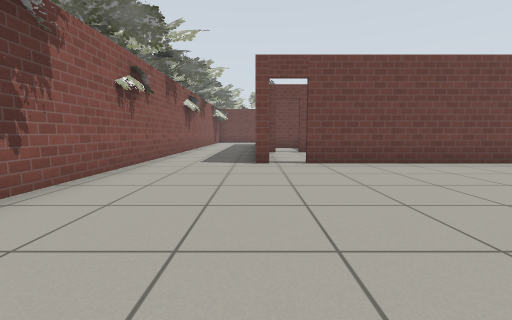
view 1 (above)

17 first-person views from a walk through a world built for the Gazebo simulator. The camera is 0.72 m above the floor, tilts 6° down and sees 90° across. The floor is counted in squares, 1 m on a side. Each view is taken from the middle of a square. On the plan, view 1 faces up. The plan holds only what a view shows up to about 9 squares ahead; the rest is blank. The robots in the file are not drawn. Simple patterns stand in for the simulator's built-in surfaces. Simple shapes stand in for some stock models.

view 2
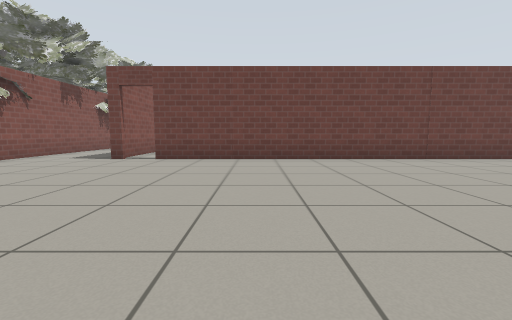

view 3
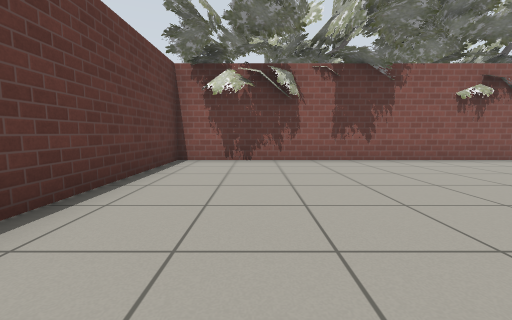

view 4
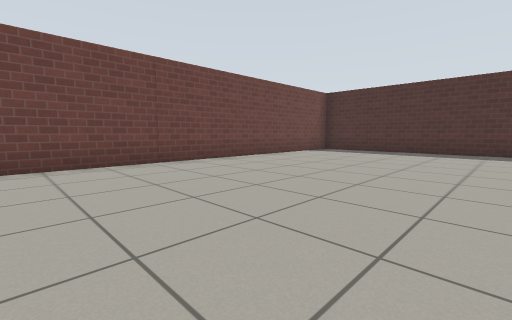

view 5
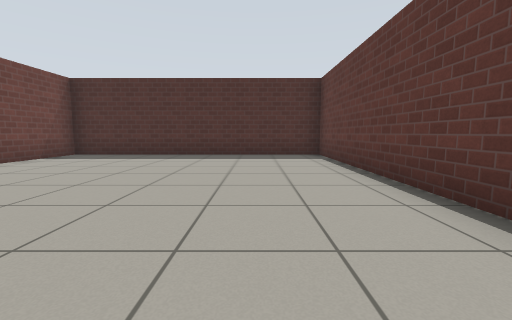

view 6
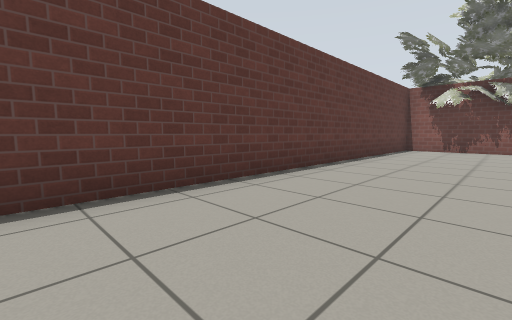

view 7
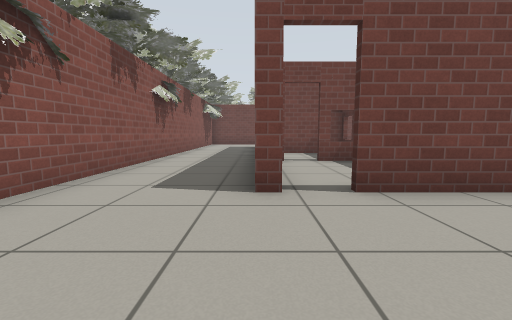

view 8
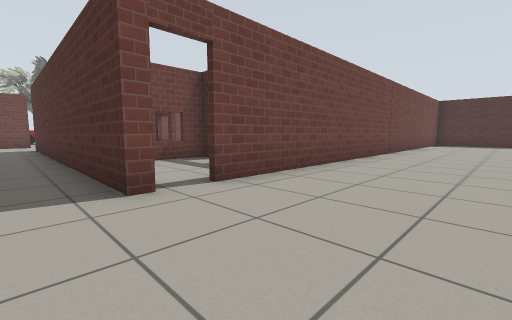

view 9
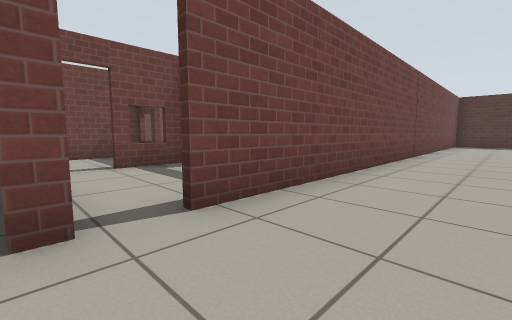

view 10
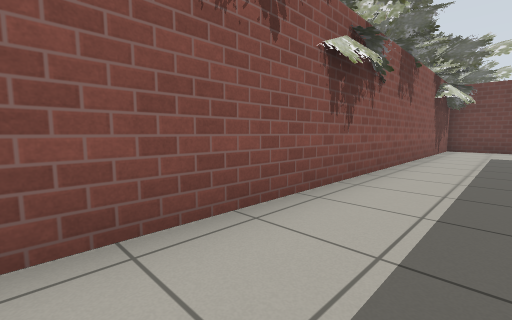

view 11
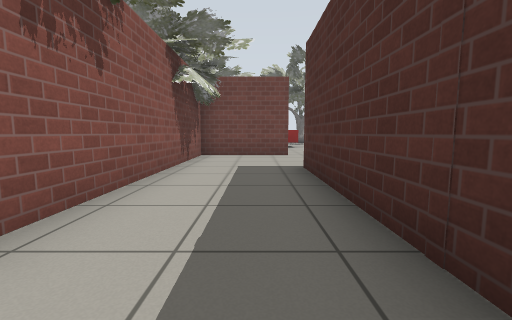

view 12
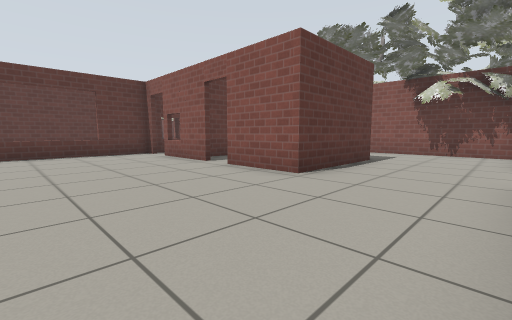

view 13
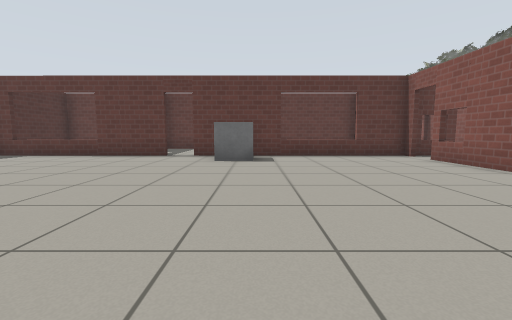

view 14
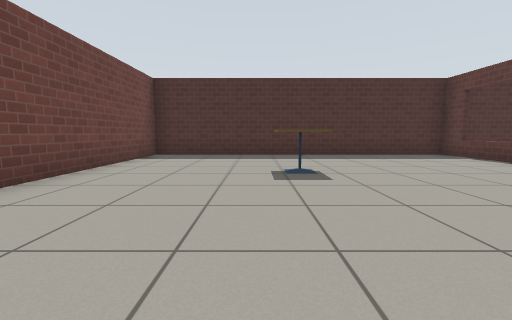

view 15
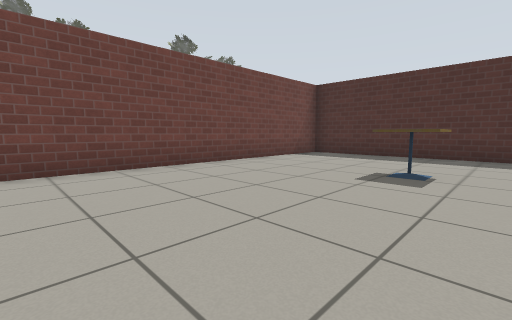

view 16
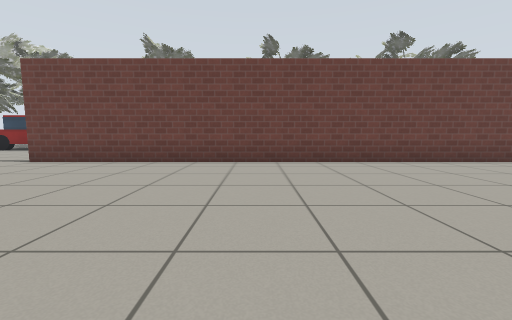

view 17
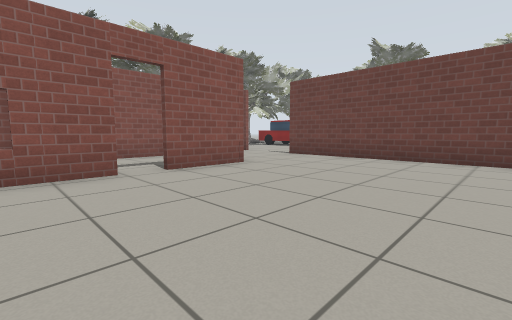

### Floor plan
Ten units are one square. View 1 is at (0, 0); x grows to the right and y downward. Boxes are objects, and circles mark ways between rooms. Rooms are numbered by the first view taken in them; rooms with no view inside come last. Other rooms are left out.
<svg viewBox="-33 -205 203 231">
<path fill="none" stroke="#000" d="M4 -61 0 -61M-28 -46 -28 21 165 21 165 -61 11 -61M32 -135 32 -110M109 -98 165 -98 165 -193 22 -193M30 -98 100 -98M1 -193 -28 -193 -28 -46M0 -61 0 -163 32 -163 32 -143M17 -124 25 -124M2 -157 2 -142M15 -98 30 -98M31 -110 31 -123 12 -123"/>
<rect x="-25" y="-15" width="10" height="30" fill="#bbb"><title>oak tree</title></rect>
<rect x="-25" y="-115" width="10" height="10" fill="#bbb"><title>oak tree</title></rect>
<rect x="-25" y="-195" width="10" height="30" fill="#bbb"><title>oak tree</title></rect>
<rect x="75" y="-115" width="20" height="10" fill="#bbb"><title>grey box</title></rect>
<rect x="125" y="-155" width="10" height="10" fill="#bbb"><title>cafe table</title></rect>
<circle cx="-15" cy="-55" r="3" fill="#2a7"/>
<circle cx="30" cy="-140" r="3" fill="#2a7"/>
<circle cx="30" cy="-105" r="3" fill="#2a7"/>
<text x="70" y="-20">1</text>
<text x="70" y="-150">2</text>
<text x="10" y="-140">3</text>
<text x="10" y="-110">4</text>
</svg>
Room 1 opens to room 2. Room 2 opens to room 3. Room 2 opens to room 4.

Where each view was taken, in squares from view 1:
view 1: 0 up, 0 right, facing up
view 2: 1 down, 4 right, facing up
view 3: 0 up, 4 right, facing left
view 4: 0 up, 6 right, facing up-right
view 5: 0 up, 8 right, facing right
view 6: 1 up, 9 right, facing down-left
view 7: 3 up, 0 right, facing up
view 8: 3 up, 1 left, facing up-right
view 9: 4 up, 0 right, facing up-right
view 10: 7 up, 1 left, facing up-left
view 11: 11 up, 1 left, facing up
view 12: 19 up, 7 right, facing down-left
view 13: 18 up, 8 right, facing down
view 14: 16 up, 8 right, facing right
view 15: 14 up, 8 right, facing up-right
view 16: 13 up, 8 right, facing up
view 17: 12 up, 8 right, facing up-left
